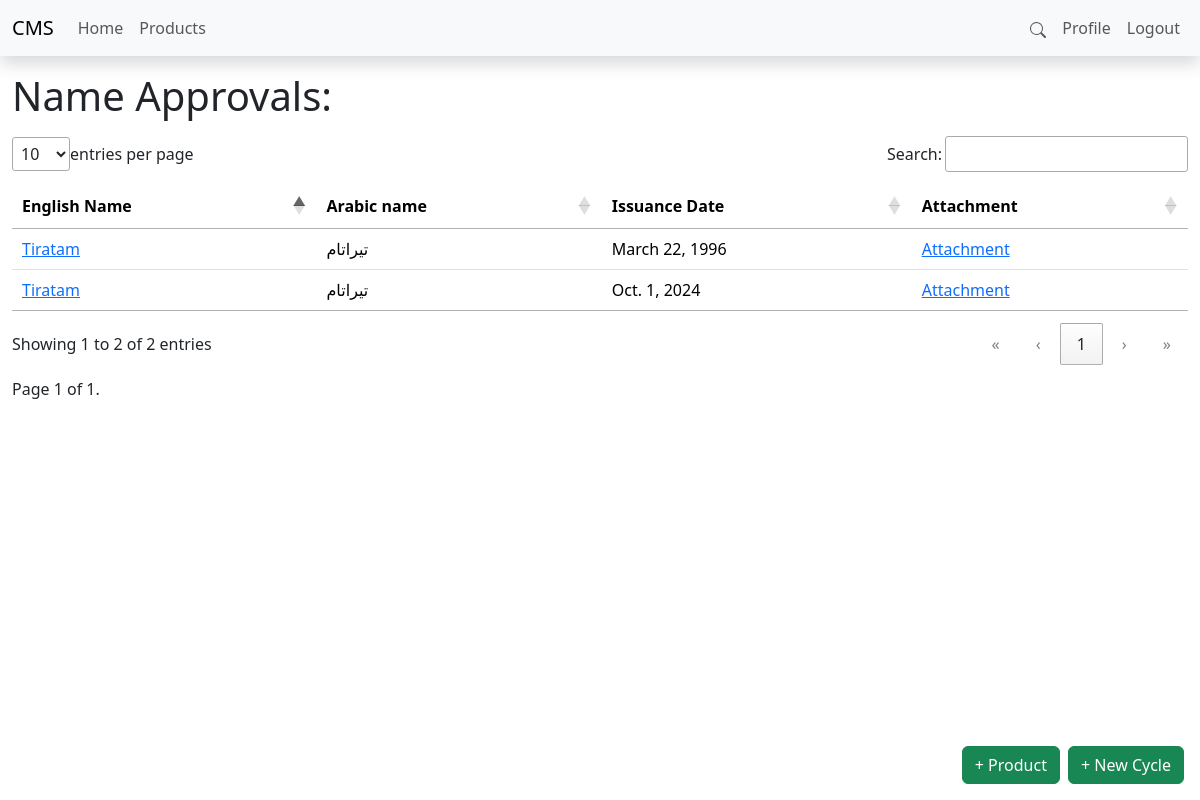
/products/3/nameapprovals (signed in), run on the app's committed database.
### products/models.py (models this page shows, shortened)
class NameApproval(models.Model):
    english_name = models.CharField(max_length=1000)
    arabic_name =  models.CharField(max_length=1000)
    issuance_date = models.DateField(null=True)
    attachment = models.FileField(upload_to=upload_to)
    product = models.ForeignKey(Product,on_delete=models.CASCADE)

### products/views.py (the view)
# urls.py: path('<pk>/nameapprovals',ListNameApproval.as_view(),name="list_nameapproval"),
class ListNameApproval(ListView):
    model = NameApproval
    context_object_name = "name_approvals"
    paginate_by = 200
    template_name = "./product/name_approval/index.html"
    def get_queryset(self):
        query = self.request.GET.get('q')
        if query:
            return NameApproval.objects.filter(
                Q(english_name__icontains=query) |
                Q(arabic_name__icontains=query) |
                Q(issuance_date__icontains=query)
            )
        else:
            return NameApproval.objects.filter(product__pk=self.kwargs["pk"])

### Templates/Product/name_approval/index.html (shortened to what this page needs)
{% extends "../../__layout__.html" %}
{% load static %}
{% block styles %}
<link rel="stylesheet" href="{% static './css/datatable.min.css' %}">
{% endblock styles %}
{% block navbarlinksright %}
<li class="nav-item"><a href="#search" class="nav-link">
    <svg xmlns="http://www.w3.org/2000/svg" width="16" height="16" fill="currentColor" class="bi bi-search" viewBox="0 0 16 16">
        <path d="M11.742 10.344a6.5 6.5 0 1 0-1.397 1.398h-.001q.044.06.098.115l3.85 3.85a1 1 0 0 0 1.415-1.414l-3.85-3.85a1 1 0 0 0-.115-.1zM12 6.5a5.5 5.5 0 1 1-11 0 5.5 5.5 0 0 1 11 0"/>
      </svg>
</a></li>
{% endblock navbarlinksright %}
{% block content %}
<div class="container-fluid">
    <h1 class="my-3">Name Approvals: </h1>
    <table id="nameApprovalsTable" class="table" style="width:100%">
        <thead>
            <tr>
                <th>English Name</th>
                <th>Arabic name</th>
                <th>Issuance Date</th>
                <th>Attachment</th>
            </tr>
        </thead>
        <tbody>
        {% for name_approval in name_approvals %}
            <tr>
                <td>
                    <a href="{% url 'product:detail_nameapproval' pk=name_approval.product.pk name_approval_pk=name_approval.pk %}">
                    {{ name_approval.english_name }}
                    </a>
                </td>
                <td>{{ name_approval.arabic_name }}</td>
                <td>{{ name_approval.issuance_date }}</td>
                <td><a target="_blank" href="/media/{{ name_approval.attachment }}">Attachment</a></td>
            </tr>
            {% empty %}
            <td>No Name Approvals</td>
            <td></td>
            <td></td>
            <td></td>
            {% endfor %}
        </tbody>
    </table>
    <div class="pagination">
        <span class="step-links">
            <span class="current">
                Page {{ page_obj.number }} of {{ page_obj.paginator.num_pages }}.
            </span>
        </span>
    </div>
</div>
{% include "../../bits/creation_footer.html" %}
{% endblock %}

### Static/css/main.css (style rules this page uses)
* { overflow-wrap: break-word !important; }

### data on the page
NameApproval: english_name "Tiratam", arabic_name "تيراتام", issuance_date "March 22, 1996"
NameApproval: english_name "Tiratam", arabic_name "تيراتام", issuance_date "Oct. 1, 2024"

### other printed values
{{ page_obj.number }} "1"
{{ page_obj.paginator.num_pages }} "1"
